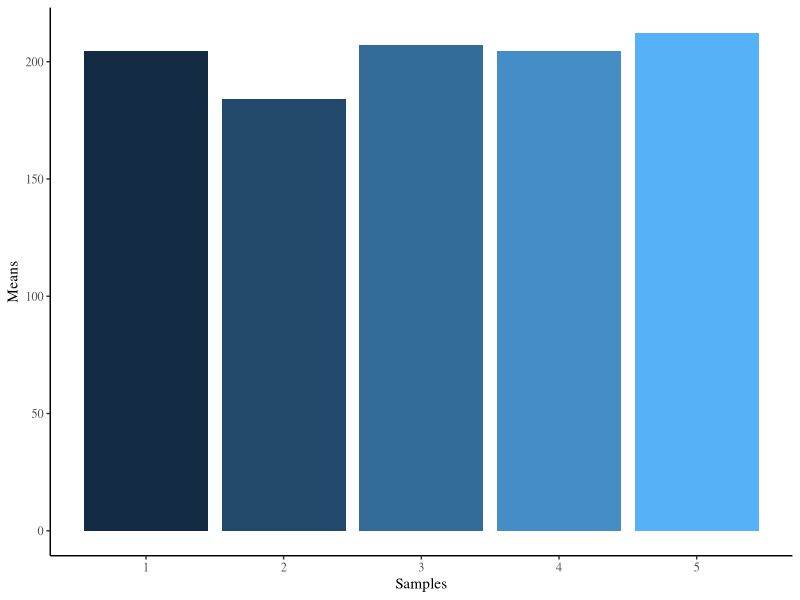
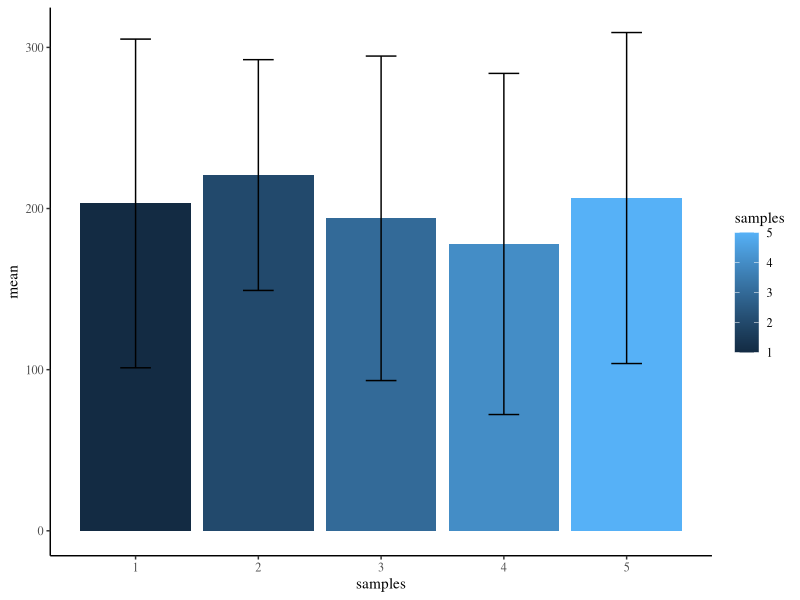

R code for these plots, in order:
## ---- chunk 1
knitr::opts_chunk$set(echo = TRUE, message=FALSE)
## ---- chunk 2
library(dplyr)
library(ggplot2)
## ---- chunk 3
observations <- rnorm(5*25, 200, 100)
samples <- rep(1:5, each = 25)
my_data <- data.frame(samples, observations)

means <- my_data %>% 
  group_by(samples) %>% 
  summarize(mean=mean(observations))

sample_means_plot<- ggplot(means, aes(samples, mean, fill = samples)) +
  geom_bar(stat = "identity") +
  theme_classic()+
  theme(text = element_text(family = "Times"), legend.position = "none") +
  labs(x = "Samples", y = "Means")
sample_means_plot
## ---- chunk 4
observations <- rnorm(5*25, 200, 100)
samples <- rep(1:5, each = 25)
my_data <- data.frame(samples, observations)

means <- my_data %>% 
  group_by(samples) %>% 
  summarize(mean=mean(observations), sd= sd(observations))

error_graph <- ggplot(means, aes(samples, mean, fill= samples)) +
  geom_bar(stat="identity") +
  geom_errorbar(aes(ymin = mean - sd,
                    ymax = mean + sd),
                width = .25)+
  theme_classic() +
  theme(text = element_text(family = "Times"))

error_graph
## ---- chunk 5

sample_sizes <- c(2,5,10,50,100)

for(n in sample_sizes){
  observations <- rnorm(n*10000, 10, 5)
  samples <- rep(1:10000, each = n)
  my_data <- data.frame(samples,observations)
  
  summarized_data <- my_data %>% 
    group_by(samples) %>% 
    summarize(sample_means = mean(observations))
}

print(mean(summarized_data$sample_means))
## ---- chunk 6
sd_N <- function(x){
  sqrt(sum((mean(x)-x)^2) / length(x))
}

sample_sizes <- c(2,5,10,50,100)
sim_sample_means <- c()
sim_sample_sd <- c()
sim_sample_sd_N <- c()
for(i in length(sample_sizes)){
  observations <- rnorm(sample_sizes[i]*10000, 10, 5)
  samples <- rep(1:10000, each = sample_sizes[i])
  my_data <- data.frame(samples,observations)
  
  summarized_data <- my_data %>% 
    group_by(samples) %>% 
    summarize(sample_sd = sd(observations),
              sample_sd_N= sd_N(observations))
  sim_sample_sd[i] <- mean(summarized_data$sample_sd)
  sim_sample_sd_N[i] <- mean(summarized_data$sample_sd_N)
}

sim_data <- data.frame(n = rep(sample_sizes, 2),
                       est = c(sim_sample_sd_N,sim_sample_sd),
                       formula = c(rep("N", 5), rep("N-1", 5)))

sim_data
